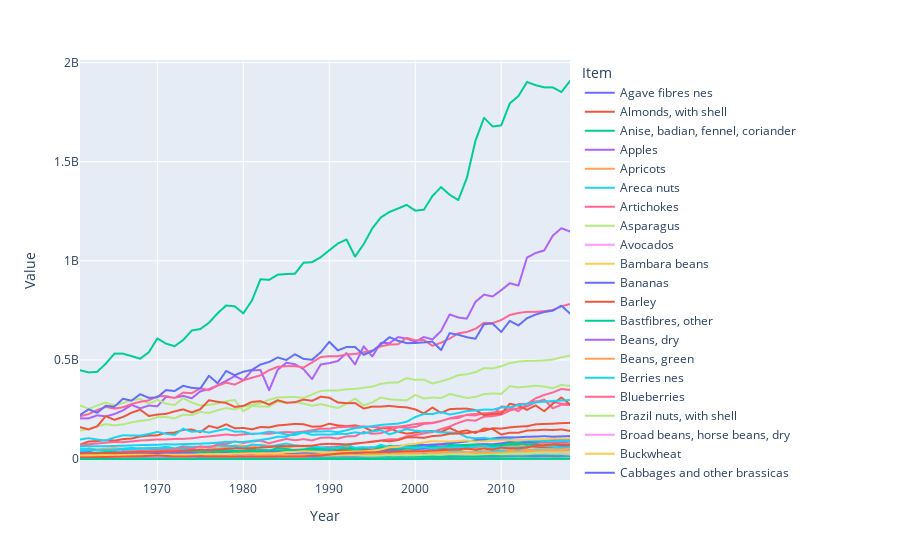

Notebook code for this chart:
### Code cell
px.line(data, x='Year', y='Value', color='Item')
